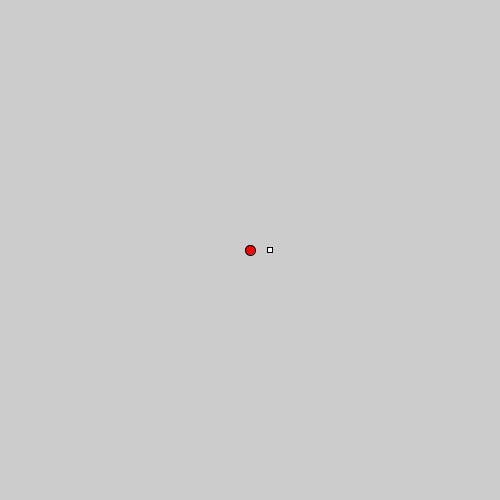
Frame 1 (no input)
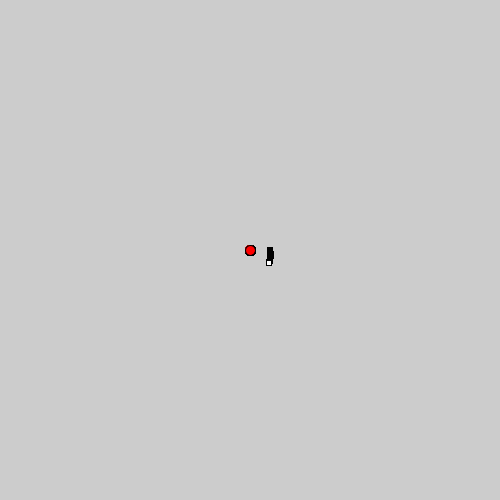
Frame 60 (the mouse pressed at the canvas centre just before this capture)
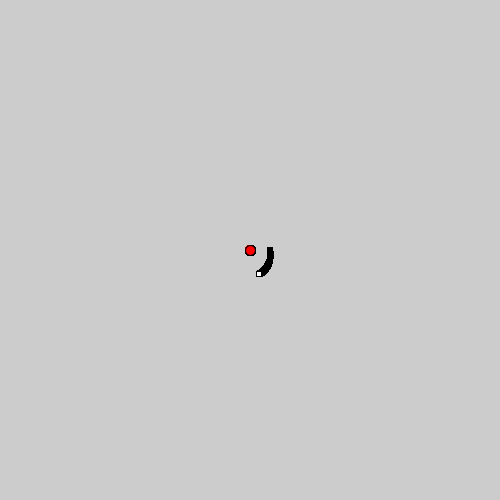
Frame 120 (the mouse held since frame 60 and released just before this capture)

The Processing sketch that drew these frames (run headless with seeded random() and noise(); from frame 60 on, the mouse is pressed at the canvas centre):

// Processing sketch: absolute_coo
// ── absolute_coo.pde
float rad = 20;
void setup() {
  size(500, 500);
  rectMode(CENTER);
}
void draw() {
  //background(0);
  int cx = width/2, cy = height/2;
  float angle = frameCount*0.01;

  fill(255, 0, 0);
  ellipse(cx, cy, 10, 10);
  float x = cx + cos(angle)* rad;
  float y = cy + sin(angle)* rad;
  fill(255);
  rect(x, y, 5, 5);
  rad +=0.05;
}
